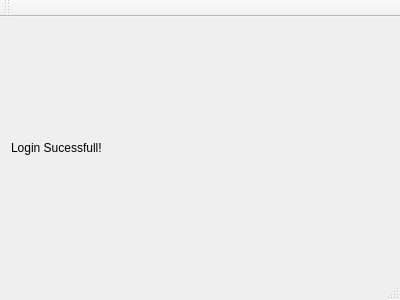
<?xml version="1.0" encoding="UTF-8"?>
<ui version="4.0">
 <class>MainWindow</class>
 <widget class="QMainWindow" name="MainWindow">
  <property name="geometry">
   <rect>
    <x>0</x>
    <y>0</y>
    <width>400</width>
    <height>300</height>
   </rect>
  </property>
  <property name="windowTitle">
   <string>MainWindow</string>
  </property>
  <widget class="QWidget" name="centralWidget">
   <layout class="QHBoxLayout" name="horizontalLayout">
    <item>
     <widget class="QLabel" name="label">
      <property name="text">
       <string>Login Sucessfull!</string>
      </property>
     </widget>
    </item>
   </layout>
  </widget>
  <widget class="QMenuBar" name="menuBar">
   <property name="geometry">
    <rect>
     <x>0</x>
     <y>0</y>
     <width>400</width>
     <height>21</height>
    </rect>
   </property>
  </widget>
  <widget class="QToolBar" name="mainToolBar">
   <attribute name="toolBarArea">
    <enum>TopToolBarArea</enum>
   </attribute>
   <attribute name="toolBarBreak">
    <bool>false</bool>
   </attribute>
  </widget>
  <widget class="QStatusBar" name="statusBar"/>
 </widget>
 <layoutdefault spacing="6" margin="11"/>
 <resources/>
 <connections/>
</ui>
